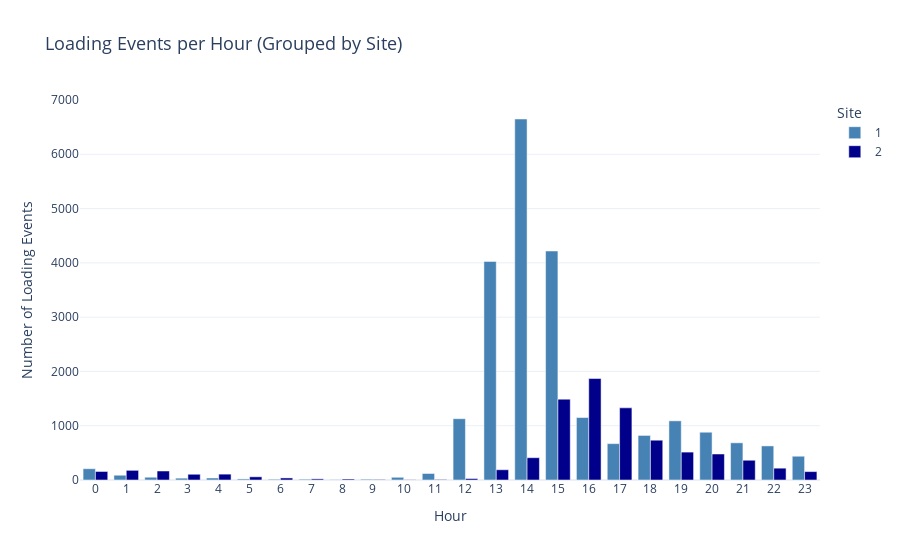

Notebook source saved alongside this figure:
### Markdown cell above
### Observation
- Site 1 clearly dominates the total charging numbers. Therefore a visualization which directly compares Site 1 and Site 2 is necessary.

### Code cell
import pandas as pd
import plotly.express as px

# Print columns of the dataset
print(charging_set.columns)

# Ensure datetime conversion for connectionTime_time
charging_set['connectionTime_time'] = pd.to_datetime(charging_set['connectionTime_time'])
charging_set['hour'] = charging_set['connectionTime_time'].dt.hour

# Function to calculate hourly events combined across sites
def calculate_hourly_events_combined(data):
    hourly_data = []
    for site_id in data['siteID'].unique():
        site_data = data[data['siteID'] == site_id]
        for hour in range(24):
            event_count = len(site_data[site_data['hour'] == hour])
            hourly_data.append({'hour': hour, 'count': event_count, 'siteID': site_id})
    return pd.DataFrame(hourly_data)

# Calculate hourly events for all sites combined
hourly_events_combined = calculate_hourly_events_combined(charging_set)

# Ensure siteID is treated as a categorical variable
hourly_events_combined['siteID'] = hourly_events_combined['siteID'].astype(str)

# Define custom colors for the sites
custom_colors = {
    "1": '#4682B4',  # Darker Blue for Site 1
    "2": '#00008B'   # Dark Blue for Site 2
}

# Plot combined hourly events with site-specific colors
fig = px.bar(
    hourly_events_combined, x='hour', y='count', color='siteID', 
    title='Loading Events per Hour (Grouped by Site)',
    labels={'hour': 'Hour', 'count': 'Number of Loading Events', 'siteID': 'Site'},
    color_discrete_map=custom_colors,  # Apply custom colors
    barmode='group'
)

# Update layout for clear legend and x-axis
fig.update_layout(
    title_font_size=18,
    legend_title_text="Site",
    template="plotly_white",
    xaxis=dict(
        tickmode='linear',
        tick0=0,
        dtick=1  # Ensure every hour is displayed on the x-axis
    )
)

fig.show()

### Figure 1 — Plotly figure (JSON) as saved in the notebook; plotly's stock layout.template omitted (floating-point values rounded to 4 significant figures)
{"data": [{"alignmentgroup": "True", "hovertemplate": "Site=1<br>Hour=%{x}<br>Number of Loading Events=%{y}<extra></extra>", "legendgroup": "1", "marker": {"color": "#4682B4", "pattern": {"shape": ""}}, "name": "1", "offsetgroup": "1", "orientation": "v", "showlegend": true, "textposition": "auto", "type": "bar", "x": [0, 1, 2, 3, 4, 5, 6, 7, 8, 9, 10, 11, 12, 13, 14, 15, 16, 17, 18, 19, 20, 21, 22, 23], "xaxis": "x", "y": [208, 88, 51, 34, 37, 20, 14, 15, 9, 15, 50, 120, 1129, 4027, 6650, 4219, 1151, 670, 821, 1090, 880, 685, 628, 438], "yaxis": "y"}, {"alignmentgroup": "True", "hovertemplate": "Site=2<br>Hour=%{x}<br>Number of Loading Events=%{y}<extra></extra>", "legendgroup": "2", "marker": {"color": "#00008B", "pattern": {"shape": ""}}, "name": "2", "offsetgroup": "2", "orientation": "v", "showlegend": true, "textposition": "auto", "type": "bar", "x": [0, 1, 2, 3, 4, 5, 6, 7, 8, 9, 10, 11, 12, 13, 14, 15, 16, 17, 18, 19, 20, 21, 22, 23], "xaxis": "x", "y": [157, 178, 166, 106, 108, 59, 38, 21, 18, 10, 5, 10, 27, 189, 411, 1489, 1869, 1329, 733, 514, 479, 364, 218, 155], "yaxis": "y"}], "layout": {"barmode": "group", "legend": {"title": {"text": "Site"}, "tracegroupgap": 0}, "title": {"font": {"size": 18}, "text": "Loading Events per Hour (Grouped by Site)"}, "xaxis": {"anchor": "y", "domain": [0, 1], "dtick": 1, "tick0": 0, "tickmode": "linear", "title": {"text": "Hour"}}, "yaxis": {"anchor": "x", "domain": [0, 1], "title": {"text": "Number of Loading Events"}}}}
